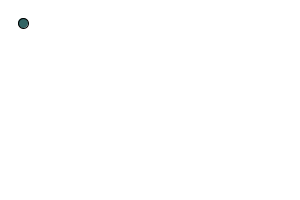
Frame 1 (no input)
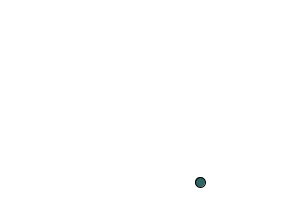
Frame 60 (the mouse pressed at the canvas centre just before this capture)
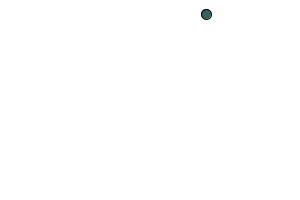
Frame 120 (the mouse held since frame 60 and released just before this capture)

The Processing sketch that drew these frames (run headless with seeded random() and noise(); from frame 60 on, the mouse is pressed at the canvas centre):

// Processing sketch: BouncingBall
// ── BouncingBall.pde
class Ball {
  PVector location;
  PVector velocity = new PVector(3, 3);
  int radius = 10;
  
  
  Ball(PVector location) {
    this.location = location;
  }
  
  void move(PVector boundary) {
    location.add(velocity);
    if ((location.x + radius > boundary.x) || (location.x - radius < 0)) {
      velocity.x = -velocity.x;
    }
    if ((location.y + radius > boundary.y) || (location.y - radius < 0)) {
      velocity.y = -velocity.y;
    }
  }
  
  void draw() {
    background(255);
    fill(50, 100, 100);
    ellipse(location.x, location.y, radius, radius);
  }
}

Ball ball;

void setup() {
  size(300, 200);
  ball = new Ball(new PVector(20, 20));
}

void draw() {
  ball.move(new PVector(width, height));
  ball.draw();
}
